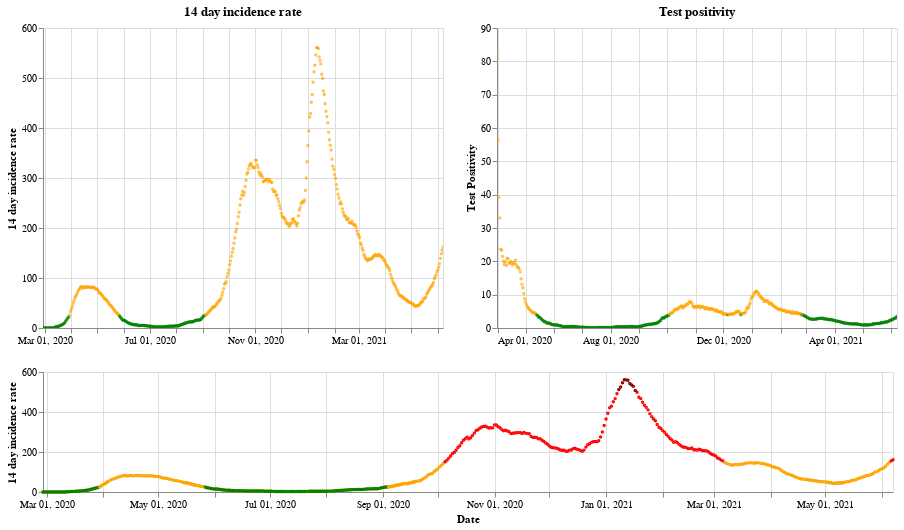

Notebook code cell kept with this figure:
### Markdown cell above
## Scotland

### Code cell
plot_traffic_light('Scotland')

### Figure 1 — Vega-Lite specification as saved in the notebook (floating-point values rounded to 4 significant figures; data arrays with more than 128 entries replaced by an {"elided": "..."} marker saying what was removed)
{"config": {"view": {"continuousWidth": 400, "continuousHeight": 300}}, "vconcat": [{"hconcat": [{"mark": {"type": "point", "size": 2}, "encoding": {"color": {"condition": {"value": "green", "test": "(datum.twoWeeklyCasesRate <= 25)"}, "value": "orange"}, "tooltip": [{"type": "nominal", "field": "areaName"}, {"type": "temporal", "field": "date"}, {"type": "quantitative", "field": "twoWeeklyCasesRate"}, {"type": "quantitative", "field": "testPositivity"}], "x": {"type": "temporal", "axis": {"title": ""}, "field": "date", "scale": {"domain": {"selection": "DateBrush"}}, "timeUnit": "yearmonthdate"}, "y": {"type": "quantitative", "axis": {"title": "14 day incidence rate"}, "field": "twoWeeklyCasesRate"}}, "title": "14 day incidence rate", "width": 400}, {"mark": {"type": "point", "size": 2}, "encoding": {"color": {"condition": {"value": "green", "test": "(datum.testPositivity <= 4)"}, "value": "orange"}, "tooltip": [{"type": "nominal", "field": "areaName"}, {"type": "temporal", "field": "date"}, {"type": "quantitative", "field": "twoWeeklyCasesRate"}, {"type": "quantitative", "field": "testPositivity"}], "x": {"type": "temporal", "axis": {"title": ""}, "field": "date", "scale": {"domain": {"selection": "DateBrush"}}, "timeUnit": "yearmonthdate"}, "y": {"type": "quantitative", "axis": {"title": "Test Positivity"}, "field": "testPositivity"}}, "title": "Test positivity", "width": 400}]}, {"layer": [{"mark": {"type": "point", "size": 2}, "encoding": {"color": {"condition": {"value": "orange", "test": "((50 && datum.twoWeeklyCasesRate) < 150)"}, "value": "red"}, "opacity": {"condition": {"value": 1, "test": "((50 && datum.twoWeeklyCasesRate) < 500)"}, "value": 0}, "tooltip": [{"type": "nominal", "field": "areaName"}, {"type": "temporal", "field": "date"}, {"type": "quantitative", "field": "twoWeeklyCasesRate"}, {"type": "quantitative", "field": "testPositivity"}], "x": {"type": "temporal", "axis": {"title": "Date"}, "field": "date", "timeUnit": "yearmonthdate"}, "y": {"type": "quantitative", "axis": {"title": "14 day incidence rate"}, "field": "twoWeeklyCasesRate"}}, "selection": {"DateBrush": {"type": "interval", "encodings": ["x"], "fields": ["Time"]}}, "width": 850}, {"mark": {"type": "point", "size": 2}, "encoding": {"color": {"value": "darkred"}, "opacity": {"condition": {"value": 1, "test": "(datum.twoWeeklyCasesRate >= 500)"}, "value": 0}, "tooltip": [{"type": "nominal", "field": "areaName"}, {"type": "temporal", "field": "date"}, {"type": "quantitative", "field": "twoWeeklyCasesRate"}, {"type": "quantitative", "field": "testPositivity"}], "x": {"type": "temporal", "axis": {"title": "Date"}, "field": "date", "timeUnit": "yearmonthdate"}, "y": {"type": "quantitative", "axis": {"title": "14 day incidence rate"}, "field": "twoWeeklyCasesRate"}}, "width": 400}, {"mark": {"type": "point", "size": 2}, "encoding": {"color": {"condition": {"value": "green", "test": "((4 && datum.twoWeeklyCasesRate) < 25)"}, "value": "orange"}, "opacity": {"condition": {"value": 1, "test": "(datum.twoWeeklyCasesRate < 50)"}, "value": 0}, "tooltip": [{"type": "nominal", "field": "areaName"}, {"type": "temporal", "field": "date"}, {"type": "quantitative", "field": "twoWeeklyCasesRate"}, {"type": "quantitative", "field": "testPositivity"}], "x": {"type": "temporal", "axis": {"title": "Date"}, "field": "date", "timeUnit": "yearmonthdate"}, "y": {"type": "quantitative", "axis": {"title": "14 day incidence rate"}, "field": "twoWeeklyCasesRate"}}, "width": 400}], "height": 120, "width": 800}], "data": {"name": "data-2faef03fc76cf377ec4df63c611a5db8"}, "$schema": "https://vega.github.io/schema/vega-lite/v4.8.1.json", "datasets": {"data-2faef03fc76cf377ec4df63c611a5db8": {"elided": "466 records"}}}
